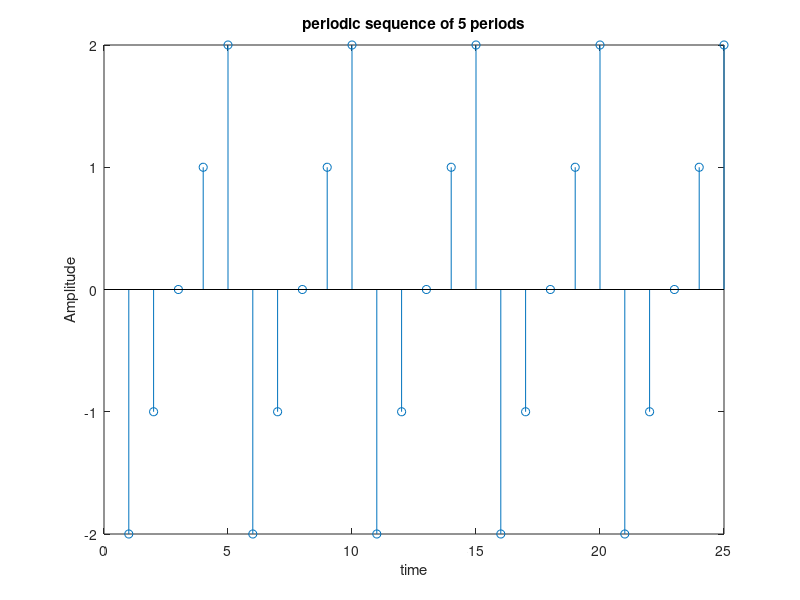

Write the MATLAB code that produced this figure.
clc;
clear all;
close all;
x=[-2,-1,0,1,2];
xtilde=x'*ones(1,5);
xtilde=xtilde(:);
xtilde=xtilde';
stem(xtilde);
xlabel('time');
ylabel('Amplitude');
title('periodic sequence of 5 periods');